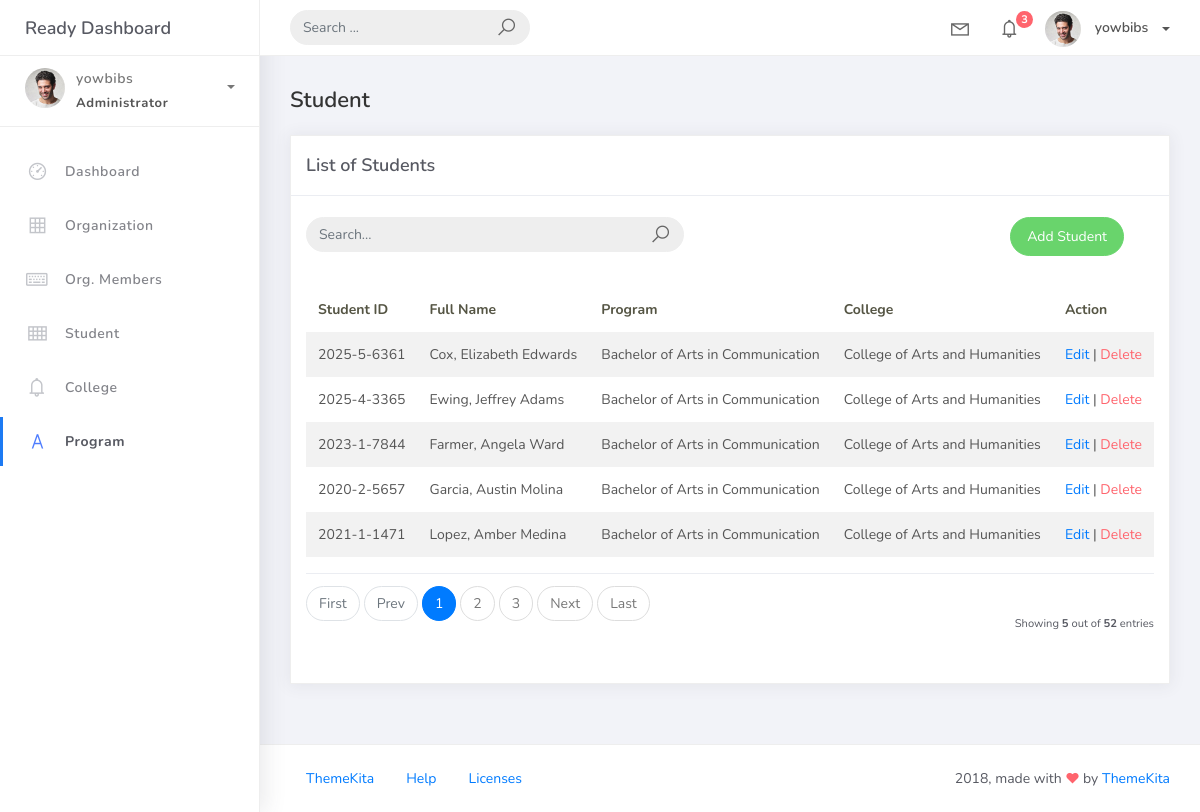
Page /student_list (signed in) on the committed database.
### studentorg/models.py (models this page shows, shortened)
class BaseModel(models.Model):
    created_at = models.DateTimeField(auto_now_add=True, db_index=True)
    updated_at = models.DateTimeField(auto_now=True)
    class Meta:
        abstract = True

class Student(BaseModel):
    student_id = models.CharField(max_length=15)
    lastname = models.CharField(max_length=25)
    firstname = models.CharField(max_length=25)
    middlename = models.CharField(max_length=25, blank=True, null=True)
    program = models.ForeignKey(Program, on_delete=models.CASCADE)

class Program(BaseModel):
    prog_name = models.CharField(max_length=150)
    college = models.ForeignKey(College, on_delete=models.CASCADE)
    def __str__(self):
        return self.prog_name

class College(BaseModel):
    college_name = models.CharField(max_length=150)
    def __str__(self):
        return self.college_name

### studentorg/views.py (the view)
# urls.py: path('student_list', views.StudentListView.as_view(), name='student-list'),
class StudentListView(LoginRequiredMixin, ListView):
    model = Student
    template_name = 'student_list.html'
    paginate_by = 5
    ordering = ["program__prog_name", "lastname"]
    def get_queryset(self):
        qs = super().get_queryset()
        query = self.request.GET.get('q')
        if query:
            qs = qs.filter(
                Q(firstname__icontains=query) |
                Q(lastname__icontains=query) |
                Q(middlename__icontains=query)
            )
        return qs

### templates/studentorg/student_list.html
{% extends 'base.html' %}
{% load static %}
{% block content %}
<div class="content">
    <div class="container-fluid">
        <h4 class="page-title">Student</h4>
        <div class="row">
            <div class="col-md-12">
                <div class="card">
                    <div class="card-header">
                        <div class="card-title">List of Students</div>
                    </div>
                    <br>
                    <div class="col-md-12 row">
                        <div class="col-md-6">
                            <form class="navbar-left navbar-form nav-search mr-md-3">
                                <div class="input-group">
                                    <input type="text" placeholder="Search..." class="form-control">
                                    <div class="input-group-append">
                                        <span class="input-group-text">
                                            <i class="la la-search search-icon"></i>
                                        </span>
                                    </div>
                                </div>
                            </form>
                        </div>
                        <div class="col-md-6">
                            <div class="pull-right">
                                <a href="{% url 'student-add' %}" class="btn btn-success btn-rounded">
                                    Add Student
                                </a>
                            </div>
                        </div>
                    </div>
                    <div class="card-body">
                        <table class="table table-striped mt-3">
                            <thead>
                                <tr>
                                    <th>Student ID</th>
                                    <th>Full Name</th>
                                    <th>Program</th>
                                    <th>College</th>
                                    <th>Action</th>
                                </tr>
                            </thead>
                            <tbody>
                                {% for object in object_list %}
                                <tr>
                                    <td>{{ object.student_id }}</td>
                                    <td>
                                        {{ object.lastname }}, {{ object.firstname }} {{ object.middlename }}
                                    </td>
                                    <td>{{ object.program }}</td>
                                    <td>{{ object.program.college }}</td>
                                    <td>
                                        <a href="student_list/{{ object.id }}">Edit</a> |
                                        <a href="student_list/{{ object.id }}/delete" class="text-danger">Delete</a>
                                    </td>
                                </tr>
                                {% empty %}
                                <tr>
                                    <td colspan="5" style="text-align:center;">
                                        No Records Found
                                    </td>
                                </tr>
                                {% endfor %}
                            </tbody>
                        </table>
                        {% include 'includes/pagination.html' %}
                    </div>
                </div>
            </div>
        </div>
    </div>
</div>
{% endblock %}

### templates/base.html (shortened to what this page needs)
{% load static %}
<!DOCTYPE html>
<html>
<head>
	<link rel="stylesheet" href="{% static 'css/bootstrap.min.css' %}">
	<link rel="stylesheet" href="{% static 'css/ready.css' %}">
	<link rel="stylesheet" href="{% static 'css/demo.css' %}">
</head>
<body>
	<div class="wrapper">
		<div class="main-header">
			<div class="logo-header">
				<a href="index.html" class="logo">
					Ready Dashboard
				</a>
			</div>
			<nav class="navbar navbar-header navbar-expand-lg">
				<div class="container-fluid">
					<form class="navbar-left navbar-form nav-search mr-md-3" action="">
						<div class="input-group">
							<input type="text" placeholder="Search ..." class="form-control">
							<div class="input-group-append">
								<span class="input-group-text">
									<i class="la la-search search-icon"></i>
								</span>
							</div>
						</div>
					</form>
					<ul class="navbar-nav topbar-nav ml-md-auto align-items-center">
						<li class="nav-item dropdown hidden-caret">
							<a class="nav-link dropdown-toggle" href="#" id="navbarDropdown" role="button" data-toggle="dropdown" aria-haspopup="true" aria-expanded="false">
								<i class="la la-envelope"></i>
							</a>
						</li>
						<li class="nav-item dropdown hidden-caret">
							<a class="nav-link dropdown-toggle" href="#" id="navbarDropdown" role="button" data-toggle="dropdown" aria-haspopup="true" aria-expanded="false">
								<i class="la la-bell"></i>
								<span class="notification">3</span>
							</a>
						</li>
						<li class="nav-item dropdown">
							<a class="dropdown-toggle profile-pic" data-toggle="dropdown" href="#" aria-expanded="false"> <img src="{% static 'img/profile.jpg' %}" alt="user-img" width="36" class="img-circle"> <span>{{ request.user.username }}</span></span> </a>
							</li>
						</ul>
					</div>
				</nav>
			</div>
			<div class="sidebar">
				<div class="scrollbar-inner sidebar-wrapper">
					<div class="user">
						<div class="photo">
							<img src="{% static 'img/profile.jpg' %}">
						</div>
						<div class="info">
							<a class="" data-toggle="collapse" href="#collapseExample" aria-expanded="true">
								<span>
									{{ request.user.username }}
									<span class="user-level">Administrator</span>
									<span class="caret"></span>
								</span>
							</a>
						</div>
					</div>
					<ul class="nav">
						<li class="nav-item">
							<a href="{% url 'home' %}">
								<i class="la la-dashboard"></i>
								<p>Dashboard</p>
							</a>
						</li>
						<li class="nav-item">
							<a href="{% url 'organization-list' %}">
								<i class="la la-table"></i>
								<p>Organization</p>
							</a>
						</li>
						<li class="nav-item">
							<a href="{% url 'orgmember-list' %}">
								<i class="la la-keyboard-o"></i>
								<p>Org. Members</p>
							</a>
						</li>
						<li class="nav-item">
							<a href="{% url 'student-list' %}">
								<i class="la la-th"></i>
								<p>Student</p>
							</a>
						</li>
						<li class="nav-item">
							<a href="{% url 'college-list' %}">
								<i class="la la-bell"></i>
								<p>College</p>
							</a>
						</li>
						<li class="nav-item active">
								<a href="{% url 'program-list' %}">
								<i class="la la-font"></i>
								<p>Program</p>
							</a>
						</li>
					</ul>
				</div>
			</div>
			<div class="main-panel">
				{% block content %}
                {% endblock %}
				<footer class="footer">
					<div class="container-fluid">
						<nav class="pull-left">
							<ul class="nav">
								<li class="nav-item">
									<a class="nav-link" href="http://www.themekita.com">
										ThemeKita
									</a>
								</li>
								<li class="nav-item">
									<a class="nav-link" href="#">
										Help
									</a>
								</li>
								<li class="nav-item">
									<a class="nav-link" href="https://themewagon.com/license/#free-item">
										Licenses
									</a>
								</li>
							</ul>
						</nav>
						<div class="copyright ml-auto">
							2018, made with <i class="la la-heart heart text-danger"></i> by <a href="http://www.themekita.com">ThemeKita</a>
						</div>
					</div>
				</footer>
			</div>
		</div>
</body>
</html>

### rows in the picture
Student: student_id "2025-5-6361", lastname "Cox", firstname "Elizabeth", middlename "Edwards", program "Bachelor of Arts in Communication", program.college "College of Arts and Humanities"
Student: student_id "2025-4-3365", lastname "Ewing", firstname "Jeffrey", middlename "Adams", program "Bachelor of Arts in Communication", program.college "College of Arts and Humanities"
Student: student_id "2023-1-7844", lastname "Farmer", firstname "Angela", middlename "Ward", program "Bachelor of Arts in Communication", program.college "College of Arts and Humanities"
Student: student_id "2020-2-5657", lastname "Garcia", firstname "Austin", middlename "Molina", program "Bachelor of Arts in Communication", program.college "College of Arts and Humanities"
Student: student_id "2021-1-1471", lastname "Lopez", firstname "Amber", middlename "Medina", program "Bachelor of Arts in Communication", program.college "College of Arts and Humanities"

### other values in the picture
{{ request.user.username }} "yowbibs"
{{ page_num }} "1"
{{ page_num }} "2" "3"
{{ object_list.count }} "5"
{{ paginator.count }} "52"
